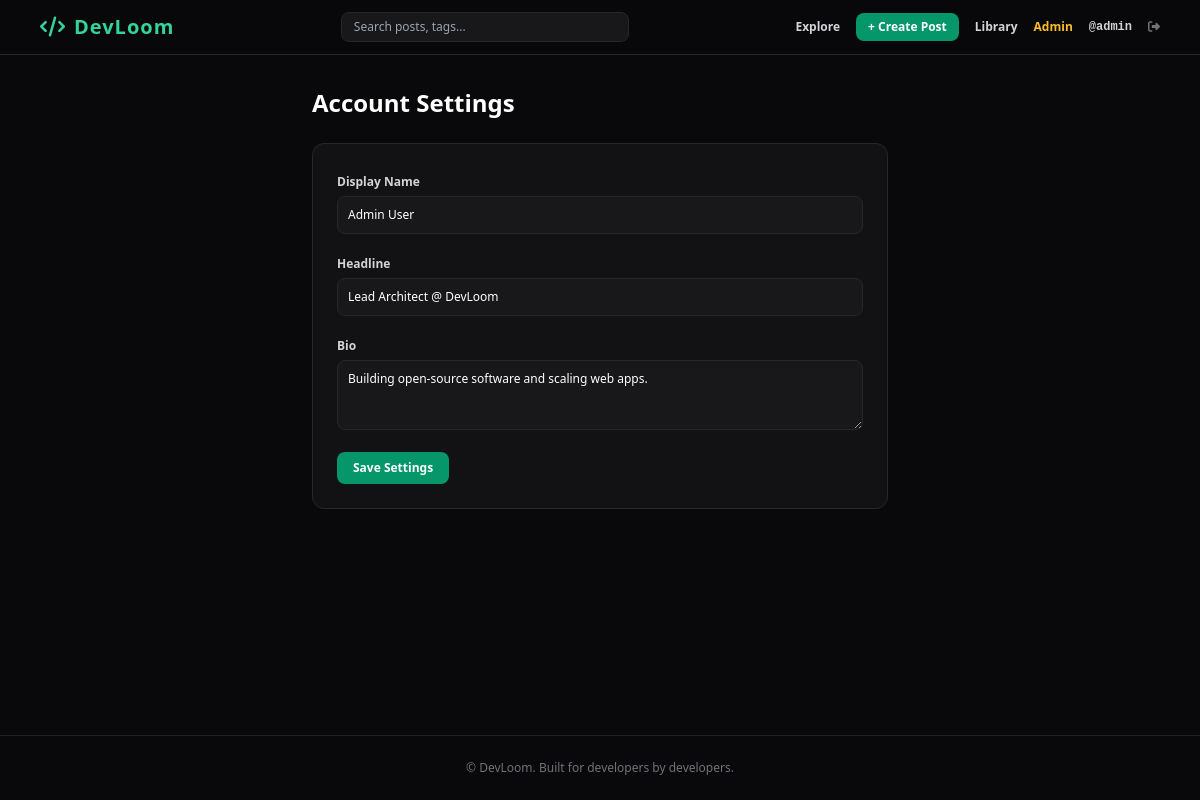
The app's page /settings (signed in) with its own data.
### models.py (models this page shows, shortened)
class User(UserMixin, db.Model):
    __tablename__ = 'users'
    id = db.Column(db.Integer, primary_key=True)
    username = db.Column(db.String(50), unique=True, nullable=False, index=True)
    display_name = db.Column(db.String(100), nullable=False)
    email = db.Column(db.String(120), unique=True, nullable=False, index=True)
    password_hash = db.Column(db.String(256), nullable=False)
    headline = db.Column(db.String(150), nullable=True)
    bio = db.Column(db.Text, nullable=True)
    github_url = db.Column(db.String(200), nullable=True)
    website_url = db.Column(db.String(200), nullable=True)
    is_admin = db.Column(db.Boolean, default=False)
    created_at = db.Column(db.DateTime, default=datetime.utcnow)
    posts = db.relationship('Post', backref='author', lazy='dynamic', cascade='all, delete-orphan')
    comments = db.relationship('Comment', backref='author', lazy='dynamic', cascade='all, delete-orphan')

### app.py (the view, shortened to what this page needs)
    @app.route('/settings', methods=['GET', 'POST'])
    @login_required
    def settings():
        return render_template('settings.html')

### templates/settings.html
{% extends "base.html" %}
{% block content %}
<div class="max-w-xl mx-auto space-y-6">
    <h1 class="text-2xl font-black text-white">Account Settings</h1>
    <form method="POST" class="bg-zinc-900/60 border border-zinc-800 p-6 rounded-xl space-y-4">
        <div class="space-y-1">
            <label class="text-xs font-semibold text-zinc-300">Display Name</label>
            <input type="text" name="display_name" value="{{ current_user.display_name }}" class="w-full bg-zinc-900 border border-zinc-800 text-xs text-white p-2.5 rounded-lg">
        </div>
        <div class="space-y-1">
            <label class="text-xs font-semibold text-zinc-300">Headline</label>
            <input type="text" name="headline" value="{{ current_user.headline or '' }}" class="w-full bg-zinc-900 border border-zinc-800 text-xs text-white p-2.5 rounded-lg">
        </div>
        <div class="space-y-1">
            <label class="text-xs font-semibold text-zinc-300">Bio</label>
            <textarea name="bio" rows="3" class="w-full bg-zinc-900 border border-zinc-800 text-xs text-white p-2.5 rounded-lg">{{ current_user.bio or '' }}</textarea>
        </div>
        <button type="submit" class="bg-emerald-600 hover:bg-emerald-500 text-white text-xs font-bold px-4 py-2 rounded-lg">Save Settings</button>
    </form>
</div>
{% endblock %}

### templates/base.html (shortened to what this page needs)
<!DOCTYPE html>
<html lang="en">
<head>
    <script src="https://cdn.tailwindcss.com"></script>
    <link rel="stylesheet" href="https://cdnjs.cloudflare.com/ajax/libs/font-awesome/6.4.0/css/all.min.css">
    <link rel="stylesheet" href="{{ url_for('static', filename='css/style.css') }}">
</head>
<body class="min-h-screen flex flex-col bg-zinc-950 text-zinc-100 font-sans antialiased">
    <nav class="border-b border-zinc-800 bg-zinc-950/80 backdrop-blur sticky top-0 z-50">
        <div class="max-w-6xl mx-auto px-4 py-3 flex items-center justify-between">
            <a href="/" class="text-xl font-black text-emerald-400 tracking-wider flex items-center gap-2">
                <i class="fa-solid fa-code"></i> DevLoom
            </a>
            <form action="/explore" method="GET" class="hidden md:block w-72">
                <input type="text" name="q" placeholder="Search posts, tags..." class="w-full bg-zinc-900 border border-zinc-800 text-xs text-white px-3 py-1.5 rounded-lg focus:outline-none focus:border-emerald-500">
            </form>
            <div class="flex items-center gap-4 text-xs font-semibold">
                <a href="/explore" class="text-zinc-300 hover:text-white transition">Explore</a>
                {% if current_user.is_authenticated %}
                    <a href="/post/create" class="bg-emerald-600 hover:bg-emerald-500 text-white px-3 py-1.5 rounded-lg transition">+ Create Post</a>
                    <a href="/library" class="text-zinc-300 hover:text-white transition">Library</a>
                    {% if current_user.is_admin %}
                    <a href="/admin/dashboard" class="text-amber-400 hover:text-amber-300 transition">Admin</a>
                    {% endif %}
                    <a href="/u/{{ current_user.username }}" class="text-zinc-300 hover:text-white font-mono">@{{ current_user.username }}</a>
                    <a href="/auth/logout" class="text-zinc-500 hover:text-zinc-300"><i class="fa-solid fa-right-from-bracket"></i></a>
                {% else %}
                    <a href="/auth/login" class="text-zinc-300 hover:text-white transition">Sign In</a>
                    <a href="/auth/register" class="bg-emerald-600 hover:bg-emerald-500 text-white px-3 py-1.5 rounded-lg transition">Get Started</a>
                {% endif %}
            </div>
        </div>
    </nav>
    <main class="flex-grow max-w-6xl w-full mx-auto px-4 py-8">
        {% block content %}{% endblock %}
    </main>
    <footer class="border-t border-zinc-800/80 bg-zinc-950 py-6 text-center text-xs text-zinc-500">
        <p>&copy; DevLoom. Built for developers by developers.</p>
    </footer>
</body>
</html>

### static/css/style.css (style rules this page uses)
body { font-family: 'Inter', -apple-system, BlinkMacSystemFont, sans-serif; background-color: #09090b; color: #f4f4f5; }

### records on screen
User: username "admin", display_name "Admin User", headline "Lead Architect @ DevLoom", bio "Building open-source software and scaling web apps."
